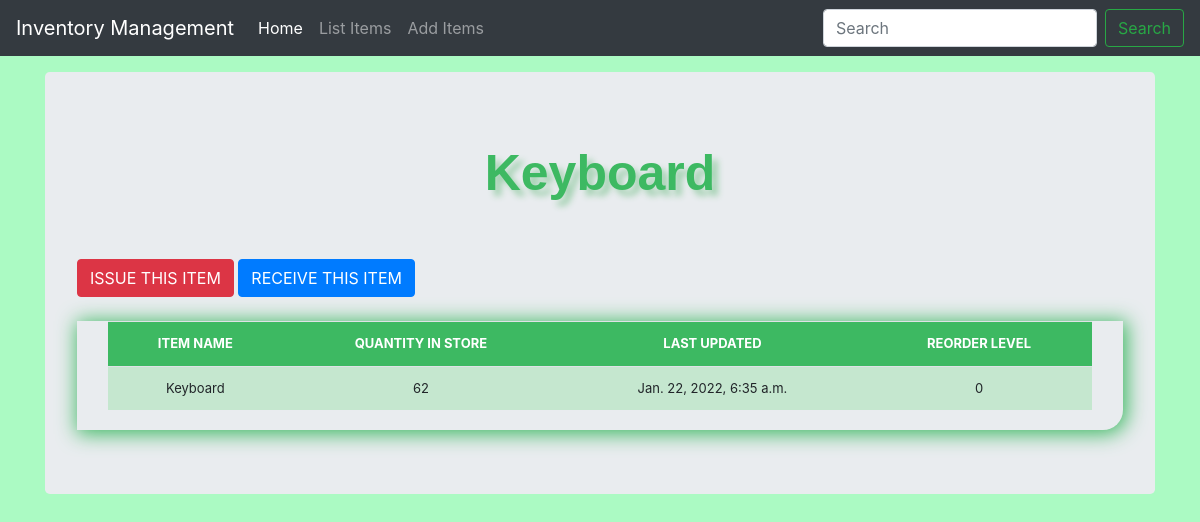
Page /inventory_details/1/ on the committed database.
### inventorymgmt/models.py (models this page shows, shortened)
class Inventory(models.Model):
    category = models.ForeignKey(Category, on_delete=models.CASCADE, blank = 2)
    item_name = models.CharField(max_length=50, blank=True, null=True)
    quantity = models.IntegerField(default='0', blank=True, null=True)
    receive_quantity = models.IntegerField(default='0', blank=True, null=True)
    receive_by = models.CharField(max_length=50, blank=True, null=True)
    issue_quantity = models.IntegerField(default='0', blank=True, null=True)
    issue_by = models.CharField(max_length=50, blank=True, null=True)
    issue_to = models.CharField(max_length=50, blank=True, null=True)
    phone_number = models.CharField(max_length=50, blank=True, null=True)
    created_by = models.CharField(max_length=50, blank=True, null=True)
    reorder_level = models.IntegerField(default='0', blank=True, null=True)
    last_updated = models.DateTimeField(auto_now_add=False, auto_now=True)
    timestamp = models.DateTimeField(auto_now_add=True, auto_now=False)

### inventorymgmt/views.py (the view)
# urls.py: path('inventory_details/<str:pk>/', views.inventory_details, name="inventory_details"),
def inventory_details(request, pk):
	queryset = Inventory.objects.get(id=pk)
	context = {
		"title": queryset.item_name,
		"queryset": queryset,
	}
	return render(request, "inventory_details.html", context)

### inventorymgmt/templates/inventory_details.html (shortened to what this page needs)
{% load static %}
{% load crispy_forms_tags %}
<!doctype html>
<html lang="en">
  <head>
<link href="{% static 'css/bootstrap.min.css' %}" rel="stylesheet">
<link href="{% static 'css/stylesheet.css' %}" rel="stylesheet">
    <link href="{% static 'css/navbar-top-fixed.css' %}" rel="stylesheet">
  </head>
  <body>
    {% include 'navbar.html' %}
<main role="main" class="container">
  <div class="jumbotron">
    <div class = "header">{{title}}</div>
    <br>
    <br>
    <a href="{% url 'issue_items' queryset.id %}"><div class='btn btn-danger'>ISSUE THIS ITEM</div></a>
    <a href="{% url 'receive_items' queryset.id %}"><div class='btn btn-primary'>RECEIVE THIS ITEM</div></a>
        <br><br>
        <div class="display_table">
          <table class='table'>
                  <tr>
                    <th>ITEM NAME</th>
                    <th>QUANTITY IN STORE</th>
                    <th>LAST UPDATED</th>
                    <th>REORDER LEVEL</th>
                  </tr>
                  <tr>
                    <td>{{queryset.item_name}}</td>
                    <td>{{queryset.quantity}}</td>
                    <td>{{queryset.last_updated}}</td>
                    <td>{{queryset.reorder_level}}</td>
                  </tr>
          </table>
        </div>
  </div>
</main>
      </body>
</html>

### inventorymgmt/static/css/stylesheet.css (style rules this page uses)
body { background-color: #abfac3; }
.table { font-size: 13px; text-align: center; width: 95%; margin: auto; text-align: center; }
.table tr:nth-child(odd) { background: #ebf7ef }
.table tr:nth-child(even) { background: #c5e7cf }
th { background-color: #3db962; color: white; }
.display_table { border-bottom-right-radius: 20px; padding-left: 5px; padding-right: 5px; padding-bottom: 20px; box-shadow: 2px 2px 20px 2px #3db962; }
.header { font-family: helvetica; color: #3db962; font-size: 50px; text-align: center; width: 100%; text-shadow: 6px 6px 6px #a2d1b0; display: block; font-weight: bolder; }

### inventorymgmt/static/css/navbar-top-fixed.css (style rules this page uses)
body { min-height: 75rem; padding-top: 4.5rem; }

### rows in the picture
Inventory: item_name "Keyboard", quantity "62", last_updated "Jan. 22, 2022, 6:35 a.m.", reorder_level "0"
